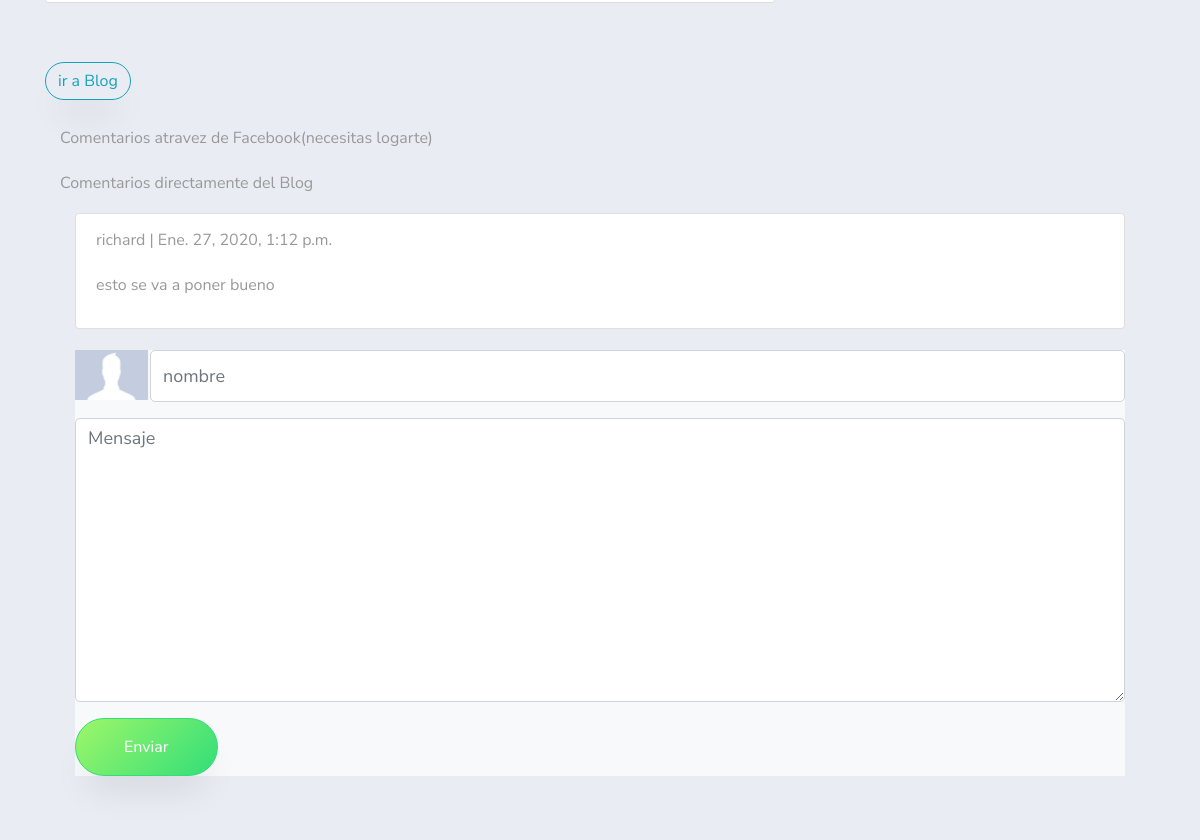
/blog/db335ded-b66f-4cc7-9d20-d695bdc5b9db/ (middle part), run on an earlier commit of the app's database.
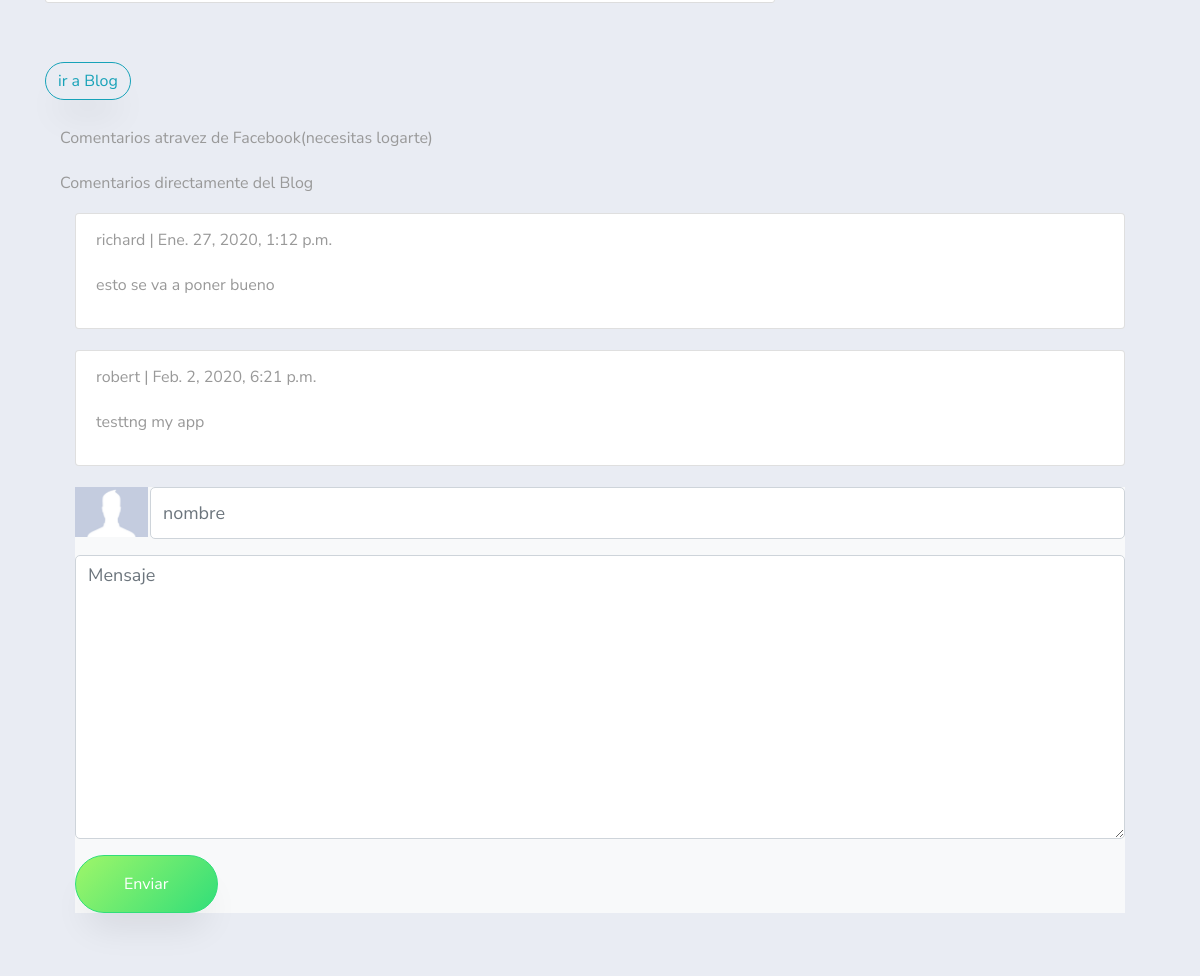
And on a later commit of the database.
### blog/models.py (models this page shows, shortened)
class Comentario(models.Model):
    id = models.UUIDField(primary_key=True, default=uuid.uuid4, help_text="id del comentario")
    post = models.ForeignKey(Post,on_delete=models.CASCADE,related_name='comentarios')
    nombre = models.CharField(max_length=80)
    mensaje = models.TextField()
    created_on = models.DateTimeField(auto_now_add=True)
    active = models.BooleanField(default=True)
    class Meta:
        ordering = ['created_on']

### blog/views.py (the view)
# urls.py: path('blog/<uuid:id>/',views.postDetail,name="post_detail"),
def postDetail(request,id):
    post_object = get_object_or_404(Post,id=id)
    comentarios = post_object.comentarios.filter(active=True)
    if request.method == 'POST':
        comment_form = CommentForm(data=request.POST)
        if comment_form.is_valid():
            new_comment = Comentario(post=post_object,nombre=request.POST["nombre"],mensaje=request.POST["mensaje"])
            new_comment.save();
            comment_form.cleaned_data
        return HttpResponseRedirect(post_object.get_absolute_url())
    else:
        comment_form= CommentForm()
    posts = Post.objects.filter(status=1)
    order_post_by_comments = sorted(posts,key= lambda post: len(post.comentarios.filter(active=True)),reverse=True)
    if len(order_post_by_comments) > 5 :
        order_post_by_comments = order_post_by_comments[:6]
    context = {
    'order_post_by_comments': order_post_by_comments,
    'posts': posts,
    'post': post_object,
    'comentarios': comentarios,
    'comment_form':comment_form
    }
    return render(request,'blog/detail_post.html',context)

### blog/forms.py
class CommentForm(forms.Form):
    nombre = forms.CharField(max_length=50,widget=forms.TextInput(attrs={'class': 'form-control','placeholder': 'nombre'}))
    mensaje = forms.CharField(widget=forms.Textarea(attrs={'class': 'form-control','placeholder':'Mensaje'}))

### blog/models.py (called while the page is built)
    def get_absolute_url(self):
            return reverse('blog:post_detail', kwargs={'id':self.id})

### usuario/models.py (called while the page is built)
    def __str__(self):
        return f'{self.nombre}'

### blog/templates/blog/detail_post.html (shortened to what this page needs)
{% extends 'main/base.html' %}
{% load static %}
{% load embed_video_tags %}
{% load crispy_forms_tags %}
{% block content %}
<section class="ftco-counter img ftco-section ftco-no-pt ftco-no-p" style="padding-bottom:50px">
<div class="container ftco-animate">
<div class="row" style="margin-top:100px">
  <div class="col-12 col-md-8">
  <br>
  <a class="btn btn-outline-info mb-4" style="margin-top: 10px" href="{% url 'blog:blog' %}">ir a Blog</a>
  </div>
  <div class="col-12 col-md-4">
  </div>
</div>
</div>
<div class="container">
  <div class="row" style="margin:0; padding:0;">
    <div class="col-md-12">
       <p> Comentarios atravez de Facebook(necesitas logarte)</p>
       <p> Comentarios directamente del Blog</p>
        <div class="row" style="padding:0; margin:0">
          <div class="col-12">
              {% for comment in comentarios %}
              <div class="comment" style="margin-bottom: 20px">
                      <ul class="list-group">
                      <li class="list-group-item" style="margin-bottom:1px"><p class="info">{{ comment.nombre }} | {{ comment.created_on }}
                          {{ comment.mensaje|linebreaks }} </p></li>
                      </ul>
               </div>
              {% empty %}
              <h4>Aun no hay comentarios.</h4>
              {% endfor %}
          </div>
            <div class="col-12">
              <form method="POST" class="bg-light  contact-form">
                <div class="row form-group" >
                  <div class="col-2 col-md-1" style="padding-right:2px">
                      <img  height="50px" class="d-block w-100" src="{% static 'app/images/user.jpg' %}" alt="">
                  </div>
                  <div class="col-10 col-md-11" style="padding-left:0">
                  {{ comment_form.nombre}}
                  </div>
                </div>
                <div class="form-group">
                  {{ comment_form.mensaje }}
                </div>
                <div class="form-group">
                  <input type="submit" value="Enviar" class="btn btn-primary py-3 px-5">
                </div>
              </form>
            </div>
        </div>
  </div>
    </div>
</div>
</section>
{%endblock content%}

What changed in the data, as far as the page shows it:
added Comentario: nombre "robert", created_on "Feb. 2, 2020, 6:21 p.m.", mensaje "testtng my app"
